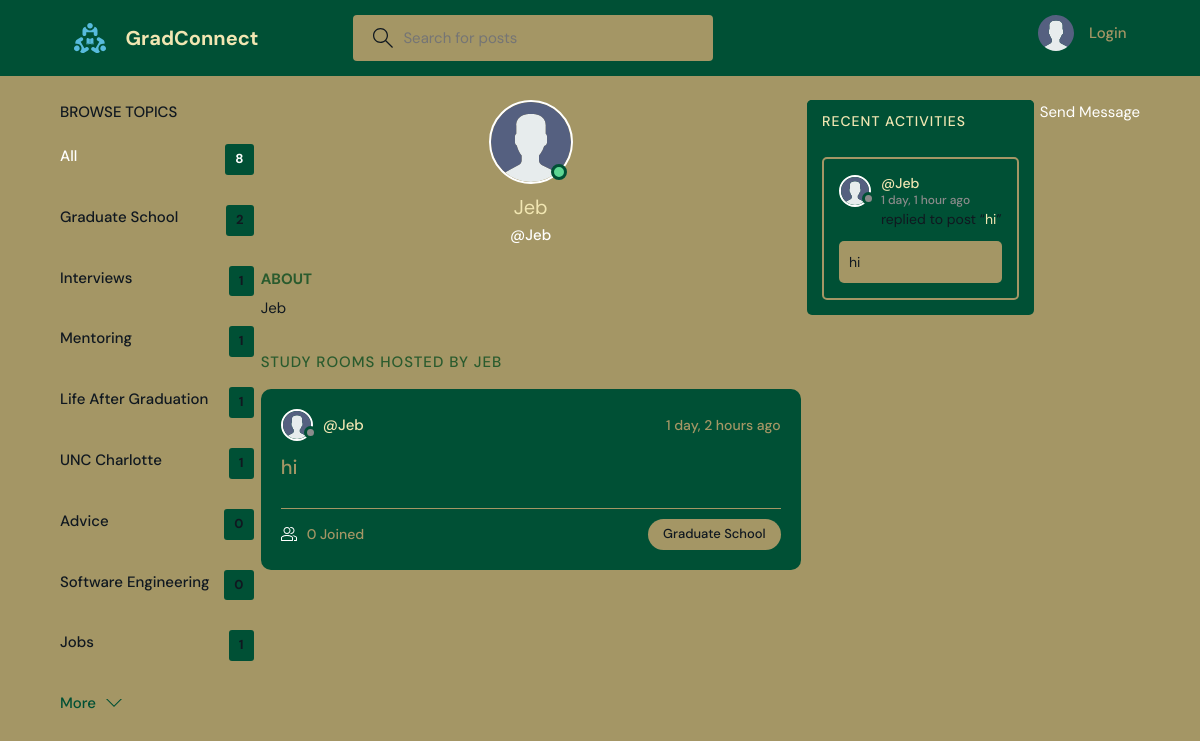
The page /profile/6/ on the database as committed earlier.
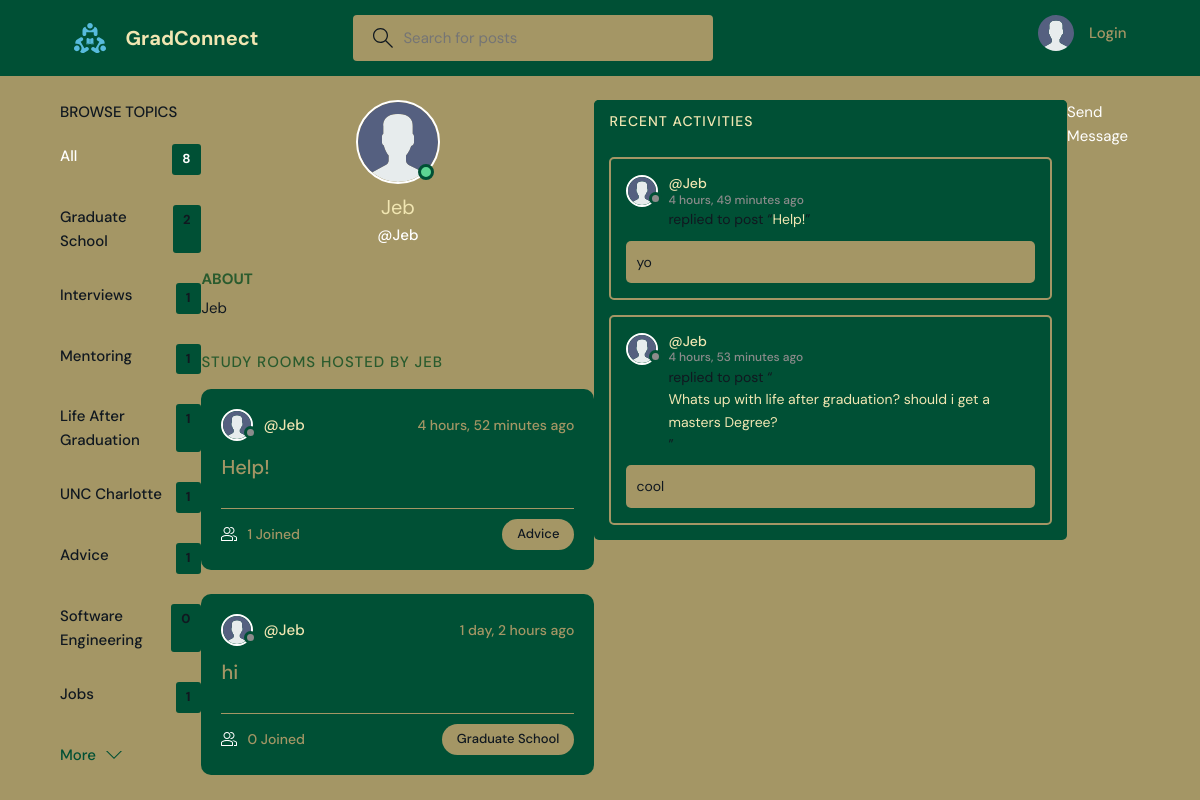
The same page on the database as committed later.
### base/models.py (models this page shows, shortened)
class Topic(models.Model):
    name = models.CharField(max_length=200)

class Room(models.Model):
    host = models.ForeignKey(User, on_delete=models.SET_NULL, null=True)
    topic = models.ForeignKey(Topic, on_delete=models.SET_NULL, null=True)
    name = models.CharField(max_length=200)
    description = models.TextField(null=True, blank=True)
    participants = models.ManyToManyField(
        User, related_name='participants', blank=True)
    updated = models.DateTimeField(auto_now=True)
    created = models.DateTimeField(auto_now_add=True)
    class Meta:
        ordering = ['-updated', '-created']
    def __str__(self):
        return self.name

class User(AbstractUser):
    name = models.CharField(max_length=200, null=True)
    email = models.EmailField(unique=True, null=True)
    bio = models.TextField(null=True)
    avatar = models.ImageField(null=True, default="avatar.svg")
    USERNAME_FIELD = 'email'
    REQUIRED_FIELDS = ['username']

class Message(models.Model):
    user = models.ForeignKey(User, on_delete=models.CASCADE)
    room = models.ForeignKey(Room, on_delete=models.CASCADE)
    body = models.TextField()
    updated = models.DateTimeField(auto_now=True)
    created = models.DateTimeField(auto_now_add=True)
    class Meta:
        ordering = ['-updated', '-created']

### base/views.py (the view)
# urls.py: path('profile/<str:pk>/', views.userProfile, name="user-profile"),
def userProfile(request, pk):
    user = User.objects.get(id=pk)
    rooms = user.room_set.all()
    room_messages = user.message_set.all()
    topics = Topic.objects.all()
    context = {'user': user, 'rooms': rooms,
               'room_messages': room_messages, 'topics': topics}
    return render(request, 'base/profile.html', context)

### base/templates/base/profile.html (shortened to what this page needs)
{% extends 'main.html' %}
{% block content %}
<main class="profile-page layout layout--3">
  <div class="container">
    {% include 'base/topics_component.html' %}
    <div class="roomList">
      <div class="profile">
        <div class="profile__avatar">
          <div class="avatar avatar--large active">
            <img src="{{user.avatar.url}}" />
          </div>
        </div>
        <div class="profile__info">
          <h3>{{user.name}}</h3>
          <p>@{{user.username}}</p>
        </div>
        <div class="profile__about">
          <h3>About</h3>
          <p>
            {{user.bio}}
          </p>
        </div>
      </div>
      <div class="roomList__header">
        <div>
          <h2>Study Rooms Hosted by {{user.username}}</a>
          </h2>
        </div>
      </div>
      {% include 'base/feed_component.html' %}
    </div>
    {% include 'base/activity_component.html' %}
    <a href="{% url 'send_direct_message' recipient_id=user.id %}">Send Message</a>
  </div>
</main>
{% endblock content %}

### base/templates/base/topics_component.html
<div class="topics">
    <div class="topics__header">
        <h2>Browse Topics</h2>
    </div>
    <ul class="topics__list">
        <li>
            <a href="{% url 'home' %}" class="active">All <span>{{topics.count}}</span></a>
        </li>
        {% for topic in topics %}
        <li>
            <a href="{% url 'home' %}?q={{topic.name}}">{{topic.name}}<span>{{topic.room_set.all.count}}</span></a>
        </li>
        {% endfor %}
    </ul>
    <a class="btn btn--link" href="{% url 'topics' %}">
        More
        <svg version="1.1" xmlns="http://www.w3.org/2000/svg" width="32" height="32" viewBox="0 0 32 32">
            <title>chevron-down</title>
            <path d="M16 21l-13-13h-3l16 16 16-16h-3l-13 13z"></path>
        </svg>
    </a>
</div>

### base/templates/base/feed_component.html (shortened to what this page needs)
{% for room in rooms %}
<div class="roomListRoom">
    <div class="roomListRoom__header">
        <a href="{% url 'user-profile' room.host.id %}" class="roomListRoom__author">
            <div class="avatar avatar--small">
                <img src="{{room.host.avatar.url}}" />
            </div>
            <span>@{{room.host.username}}</span>
        </a>
        <div class="roomListRoom__actions">
            <span>{{room.created|timesince}} ago</span>
        </div>
    </div>
    <div class="roomListRoom__content">
        <a href="{% url 'room' room.id %}">{{room.name}}</a>
    </div>
    <div class="roomListRoom__meta">
        <a href="{% url 'room' room.id %}" class="roomListRoom__joined">
            {{room.participants.all.count}} Joined
        </a>
        <p class="roomListRoom__topic">{{room.topic.name}}</p>
    </div>
</div>
{% endfor %}

### base/templates/base/activity_component.html (shortened to what this page needs)
<div class="activities">
    <div class="activities__header">
        <h2>Recent Activities</h2>
    </div>
    {% for message in room_messages %}
    <div class="activities__box">
        <div class="activities__boxHeader roomListRoom__header">
            <a href="{% url 'user-profile' message.user.id %}" class="roomListRoom__author">
                <div class="avatar avatar--small">
                    <img src="{{message.user.avatar.url}}" />
                </div>
                <p>
                    @{{message.user.username}}
                    <span>{{message.created|timesince}} ago</span>
                </p>
            </a>
        </div>
        <div class="activities__boxContent">
            <p>replied to post “<a href="{% url 'room' message.room.id %}">{{message.room}}</a>”</p>
            <div class="activities__boxRoomContent">{{message.body}}</div>
        </div>
    </div>
    {% endfor %}
</div>

Rows that differ between the two databases and show on the page:
removed Message: user.avatar (placeholder picture), user.username "Jeb", created "1 day, 1 hour", room "hi", body "hi"
computed for Topic "Advice": room_set.all.count "0" → "1"
added Room: host.avatar (placeholder picture), host.username "Jeb", created "4 hours, 52 minutes", name "Help!", participants.all.count "1", topic.name "Advice"
added Message: user.avatar (placeholder picture), user.username "Jeb", created "4 hours, 49 minutes", room "Help!", body "yo"
added Message: user.avatar (placeholder picture), user.username "Jeb", created "4 hours, 53 minutes", room "Whats up with life after graduation? should i get a masters Degree?", body "cool"
